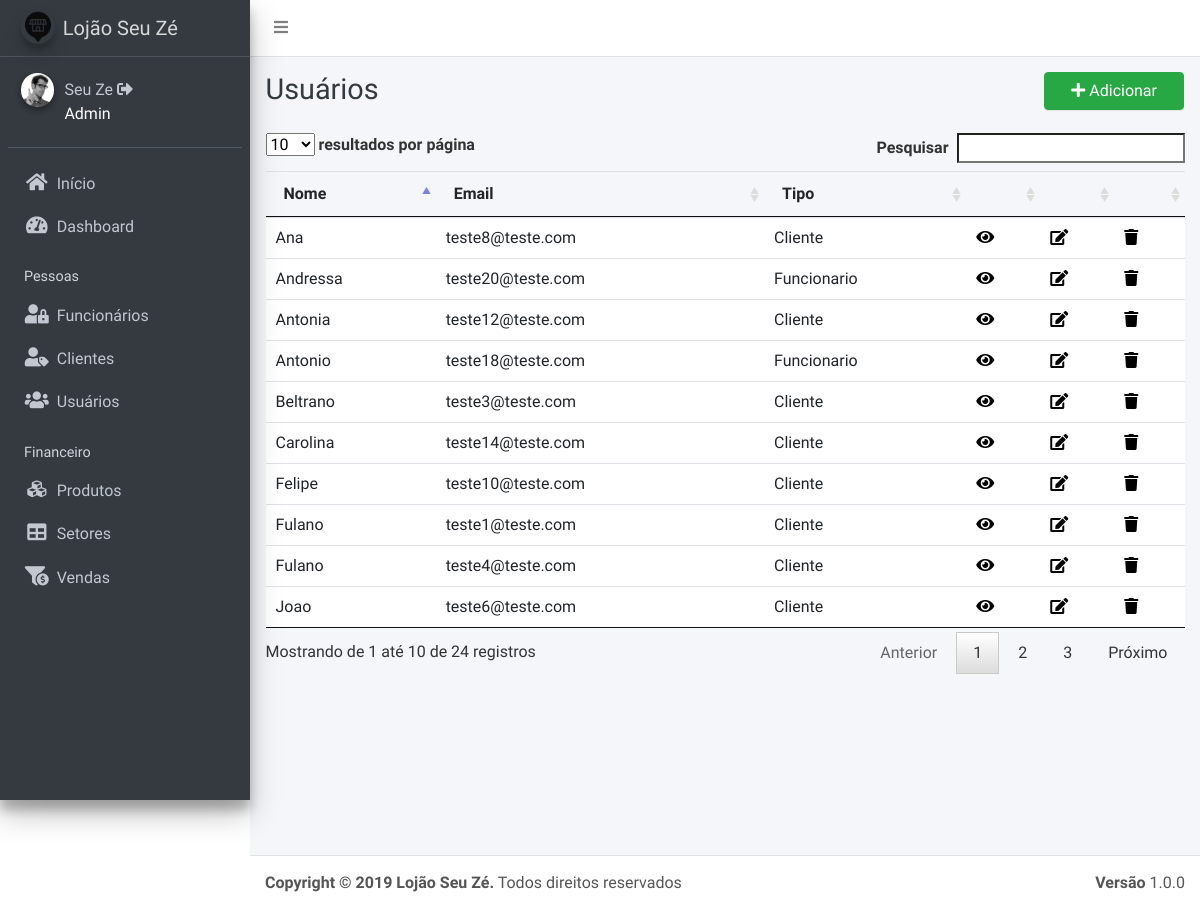
/listaUsuario.php (signed in), run on the app's committed database.
### tables this page shows
CREATE TABLE `usuarios` (
  `id` int(11) NOT NULL,
  `email` varchar(20) NOT NULL,
  `senha` varchar(40) NOT NULL,
  `tipo` varchar(11) NOT NULL,
  `nome` varchar(50) NOT NULL,
  `telefone` varchar(12) NOT NULL,
  `cpf` varchar(14) NOT NULL,
  `endereco` varchar(40) NOT NULL,
  `complemento` varchar(40) DEFAULT NULL,
  `cidade` varchar(40) NOT NULL,
  `estado` varchar(40) NOT NULL,
  `cep` varchar(10) NOT NULL,
  `cnpj` varchar(40) DEFAULT NULL,
  `nid` varchar(10) DEFAULT NULL,
  `salario` varchar(11) DEFAULT NULL,
  `cargo` varchar(40) DEFAULT NULL
);

### listaUsuario.php (the view, shortened to what this page needs)
<?php require ('header.php'); ?>
<?php require ('dashboard.php'); ?>
<?php
if($_SESSION['cargo']=="Administrador"){
$sql = "SELECT * FROM usuarios ORDER BY id ASC";
$result = $conexao->query($sql);
?>
  <div class="content-wrapper">
    <div class="content-header">
      <div class="container-fluid">
        <div class="row mb-2">
          <div class="col-sm-3">
            <h1 class="m-0 text-dark">Usuários</h1>
          </div>
          <div class="col-sm-3">
          </div>
          <div class="col-sm-4">
          </div>
          <div class="col-sm-2">
            <a href="insertUsuario.php"><button type="button" class="btn btn-block btn-success"><i class="nav-icon fa fa-plus"></i> Adicionar</button></a>
          </div>
        </div>
      </div>
    </div>
    <section class="content">
      <div class="container-fluid">
        <div class="row">
          <section class="col-lg-12 connectedSortable">
            <table id="tabelinha" class="table table-hover">
              <thead>
                <tr>
                  <th>Nome</th>
                  <th>Email</th>
                  <th>Tipo</th>
                  <th></th>
                  <th></th>
                  <th></th>
                </tr>
              </thead>
              <tbody>
                <?php
                if ($result->num_rows > 0) {
                    while ($row = $result->fetch_assoc()) {
                        echo "<tr href='viewUsuario.php?id=".$row['id']."' >";
                        echo "<td>" .$row["nome"] . "</td>";
                        echo "<td>" .$row["email"] . "</td> ";
                        echo "<td>" .$row["tipo"] . "</td>";
                      ?>
                        <td><a href="viewUsuario.php?id=<?php echo $row['id'];?>" style="text-decoration: none;color: #000;" data-toggle="tooltip" title="Visualizar"><i class="fa fa-eye"></i></a></td>
                        <?php if($row['tipo'] == 'Cliente') { ?>
                        <td><a href="updateCliente.php?id=<?php echo $row['id'];?>" style="text-decoration: none;color: #000;" data-toggle="tooltip" title="Editar"><i class="fa fa-edit"></i></a></td>
                        <?php } elseif($row['tipo'] != 'Cliente' && $row['tipo'] != 'Funcionario') { ?>
                        <td><a href="updateUsuario.php?id=<?php echo $row['id'];?>" style="text-decoration: none;color: #000;" data-toggle="tooltip" title="Editar"><i class="fa fa-edit"></i></a></td>
                        <?php } ?>
                        <?php if($row['tipo'] == 'Funcionario') { ?>
                        <td><a href="updateFuncionario.php?id=<?php echo $row['id'];?>" style="text-decoration: none;color: #000;" data-toggle="tooltip" title="Editar"><i class="fa fa-edit"></i></a></td>
                        <?php } ?>
                        <td><a href="#" onclick="excluir(<?php echo $row['id'];?>)" style="text-decoration: none;color: #000;" data-toggle="tooltip" title="Excluir"><i class="fa fa-trash"></i></a></td>
                      <?php
                      echo "</tr>";
                    }
                }
                ?>
              </tbody>
            </table>
          </section>
        </div>
      </div>
    </section>
  </div>
<?php
  }
?>
<?php require ('footer.php');?>

### data on the page
usuarios: nome "Fulano", email "teste1@teste.com", tipo "Cliente"
usuarios: nome "Beltrano", email "teste3@teste.com", tipo "Cliente"
usuarios: nome "Fulano", email "teste4@teste.com", tipo "Cliente"
usuarios: nome "Joao", email "teste6@teste.com", tipo "Cliente"
usuarios: nome "Ana", email "teste8@teste.com", tipo "Cliente"
usuarios: nome "Felipe", email "teste10@teste.com", tipo "Cliente"
usuarios: nome "Antonia", email "teste12@teste.com", tipo "Cliente"
usuarios: nome "Carolina", email "teste14@teste.com", tipo "Cliente"
usuarios: nome "Antonio", email "teste18@teste.com", tipo "Funcionario"
usuarios: nome "Andressa", email "teste20@teste.com", tipo "Funcionario"

### other printed values
$_SESSION['nome'] "Seu Ze"
$_SESSION['tipo'] "Admin"
